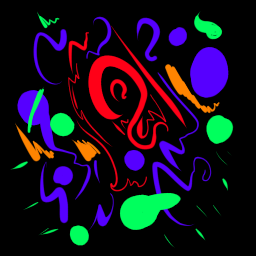
#> input picture sample1.png, 256 x 256 px
$ python test.py
#> lines starting #> are read from the running program, lines starting #| are printed output that depends on the picture; after the words box and inside, x2 and y2 are one past the last pixel; in counts of white or black regions, pixels touching at a corner belong together
import cv2
import numpy as np
import os

os.chdir(os.path.dirname(os.path.abspath(__file__)))

def convert_to_vector(input_image_path):
    # Read the input image
#> called with input_image_path = 'sample1.png'
    image = cv2.imread(input_image_path)
#> image is the input picture: shape (256, 256, 3); mean B, G, R 29.9, 15.8, 24.3

    # Convert the image to grayscale
    gray_image = cv2.cvtColor(image, cv2.COLOR_BGR2GRAY)
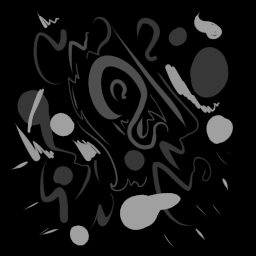
#> gray_image: shape (256, 256); min 0, max 160, mean 20

    # Apply Canny edge detection to find outlines
    edges = cv2.Canny(gray_image, 100, 200)
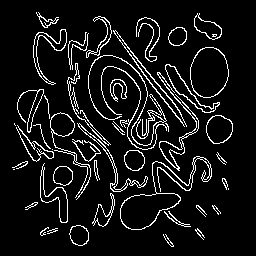
#> edges: shape (256, 256); 8.7% white in thin lines or dots, all inside (x1, y1, x2, y2) = (12, 12, 233, 247)

    # Find contours (shapes) in the image
    contours, _ = cv2.findContours(edges, cv2.RETR_EXTERNAL , cv2.CHAIN_APPROX_SIMPLE)
#> contours = 49 contours, 20 with area under 20; largest, box (x1, y1, x2, y2) and area: (120, 156, 212, 230) 1580, (190, 47, 229, 98) 1512, (206, 115, 233, 144) 578, (165, 64, 220, 113) 552, (50, 112, 91, 200) 486

    # Create a new blank image to draw the vectorized image
    vector_image = np.zeros_like(image)

    # Draw contours on the blank image to form vectorized shapes
    cv2.drawContours(vector_image, contours, -1, (255, 255, 255), -1)
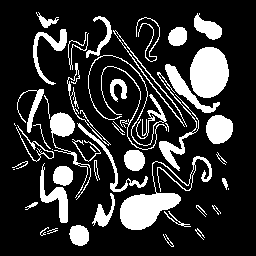
#> vector_image: shape (256, 256, 3); 19.6% white; 49 white regions (8 under 20 px), largest, box (x1, y1, x2, y2) and area: (120, 156, 212, 230) 1870, (190, 47, 229, 98) 1577, (50, 112, 91, 200) 668

    cv2.imshow("vctr",vector_image)
    cv2.waitKey(0)


# Call the function to convert the image to vectors
convert_to_vector("sample1.png")
